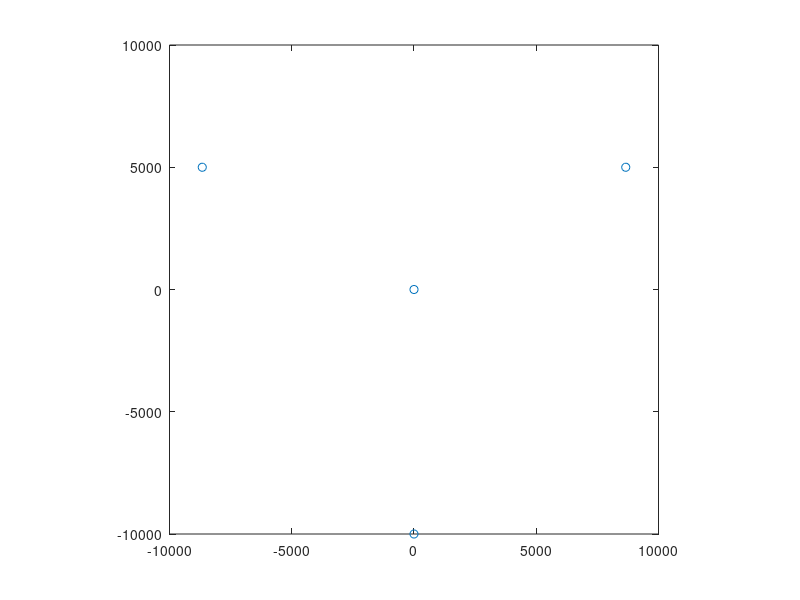

This chart was generated by the following MATLAB code: (Note: this script raises an error after producing the figure.)
%% формируем координаты постов
R = 10e3; %% расстояние между постами
posts = [];
hp = 15;
alphap = [30 150 270]*pi/180;
for i = 1:3
    posts(:,i) = [R * cos(alphap(i)); R * sin(alphap(i)); hp];
end
posts(:,4) = [0;0;hp];
% posts = posts + normrnd(0, 3, [3 4]);
% posts(:,3) = [];
config.posts = posts;
plot(config.posts(1,:),config.posts(2,:),'o')
daspect([1 1 1])
%%
h = [];
hdop = [];
pdop = [];
zdop = [];
h = 0:1:100;
for i = 1:length(h)
    DOP = get_dop_value(config, 1e3, 1e3, h(i), 'ToA');
    hdop(i) = DOP.HDOP;
    pdop(i) = DOP.PDOP;
    zdop(i) = DOP.ZDOP;
end
plot(h,hdop)
hold on
plot(h,pdop)
plot(h,zdop)
%%
xdop = [];
ydop = [];
zdop = [];
hdop = [];
% tdop = [];
mesh_points = [];
R = [];
X = -50e3:1e3:50e3;
Y = X;
h_geo = 10000;
k = 0;
for i = 1:length(X)
    for j = 1:length(Y)
        point = calculate_geo_heigth(config, X(i), Y(j), h_geo);
%         point = [X(i);Y(j);10000];
        if point(3) > 0
            k = k + 1;
            mesh_points(:,k) = point;
            R(k) = norm(point(1:2));
            dop = get_dop_value(config, mesh_points(1,k), mesh_points(2,k), mesh_points(3,k), 'ToA2D');
            xdop(j,i) = dop.XDOP;
            ydop(j,i) = dop.YDOP;
%             zdop(j,i) = dop.ZDOP;
            tdop(j,i) = dop.TDOP;
            hdop(j,i) = dop.HDOP;
        else
            xdop(j,i) = NaN;
            ydop(j,i) = NaN;
%             zdop(j,i) = NaN;
            tdop(j,i) = NaN;
            hdop(j,i) = NaN;
        end
    end
end
% plot3(mesh_points(1,:),mesh_points(2,:),mesh_points(3,:),'.')
figure
% contourf(Y/1000,X/1000,hdop,10:20:200,'ShowText','on')
% contourf(Y,X,DOP,[100 300 1000 2000 3000 5000],'ShowText','on')
contourf(X/1000,Y/1000,tdop,[1 2 5 10 20 30 40 50 60 100 150 200 300:100:1000 2000:1000:10000],'ShowText','on')
colormap(jet)
hold on
plot(posts(1,:)/1000,posts(2,:)/1000,'kv','MarkerSize',10,'linewidth',2)
% xlim([-0.5e5 0.5e5]/1000)
% ylim([-0.5e5 0.5e5]/1000)
xlabel('x, km')
ylabel('y, km')
% title('DOP')
set(gca,'FontSize',14)
%colorbar
daspect([1 1 1])
grid on
%%

X = [0*90e3; 90e3; 10000];
X = calculate_geo_heigth(config, X(1), X(2), 10000);
R = [];
for i = 1:4
    R(i,1) = norm(X - config.posts(:,i));
end

RD = [R(4) - R(1); R(4) - R(2); R(4) - R(3); R(3) - R(1); R(3) - R(2); R(2) - R(1)];

sigma_n = 10;
X3Dtoa = [];
X2Dtoa = [];
for i = 1:5000
    toa = R + normrnd(0,sigma_n,[4 1]);
%     rd = RD + normrnd(0,sqrt(2)*sigma_n,[6 1]);
    rd = [toa(4) - toa(1); toa(4) - toa(2); toa(4) - toa(3); toa(3) - toa(1); toa(3) - toa(2); toa(2) - toa(1)];

    [X3Dtoa(:,i), ~, ~, flag] = coord_solver3D(toa, config.posts, [X; R(1)]);
    [X2Dtoa(:,i), ~, ~, flag] = coord_solver2D(toa, config.posts, [X(1:2); R(1)],X(3));
    [X3Dtdoa(:,i)] = NavSolverRDinvh(rd, config.posts, X);
    [X3DtdoaD(:,i)] = NavSolverRDinvhDn(rd, config.posts, X, sigma_n);
end
dop3Dtoa = get_dop_value(config, X(1), X(2), X(3), 'ToA');
dop2Dtoa = get_dop_value(config, X(1), X(2), X(3), 'ToA2D');
dop3Dtdoa = get_dop_value(config, X(1), X(2), X(3), 'TDoA');
dop3DtdoaD = get_dop_value(config, X(1), X(2), X(3), 'TDoA3D_Dn');
dop2DtdoaD = get_dop_value(config, X(1), X(2), X(3), 'TDoA2D_Dn');
[std(X3Dtoa(1,:))/sigma_n dop3Dtoa.XDOP;
    std(X3Dtoa(2,:))/sigma_n dop3Dtoa.YDOP;
    std(X3Dtoa(3,:))/sigma_n dop3Dtoa.ZDOP;
    std(X3Dtoa(4,:))/sigma_n dop3Dtoa.TDOP;
    norm([std(X3Dtoa(1,:)) std(X3Dtoa(2,:))])/sigma_n dop3Dtoa.HDOP]
% [std(X2Dtoa(1,:))/sigma_n dop2Dtoa.XDOP;
%     std(X2Dtoa(2,:))/sigma_n dop2Dtoa.YDOP;
%     std(X2Dtoa(3,:))/sigma_n dop2Dtoa.TDOP]
% [std(X3Dtdoa(1,:))/(sigma_n*sqrt(2)) dop3Dtdoa.XDOP;
%     std(X3Dtdoa(2,:))/(sigma_n*sqrt(2)) dop3Dtdoa.YDOP;
%     std(X3Dtdoa(3,:))/(sigma_n*sqrt(2)) dop3Dtdoa.ZDOP;]
% [std(X3Dtdoa(1,:))/(sigma_n*sqrt(2)) std(X3DtdoaD(1,:))/(sigma_n*sqrt(2));
%     std(X3Dtdoa(2,:))/(sigma_n*sqrt(2)) std(X3DtdoaD(2,:))/(sigma_n*sqrt(2));
%     std(X3Dtdoa(3,:))/(sigma_n*sqrt(2)) std(X3DtdoaD(3,:))/(sigma_n*sqrt(2));]
[dop3DtdoaD.XDOP dop3Dtoa.XDOP;
    dop3DtdoaD.YDOP dop3Dtoa.YDOP;
    dop3DtdoaD.ZDOP dop3Dtoa.ZDOP;]
[dop2DtdoaD.XDOP dop2Dtoa.XDOP;
    dop2DtdoaD.YDOP dop2Dtoa.YDOP;]
%% 2D распределение ГФ
xdop = [];
ydop = [];
zdop = [];
hdop = [];
tdop = [];
pdop = [];
Z = [];
mesh_points = [];
R = [];
X = -50e3:1e3:50e3;
Y = X;
h_geo = 10000;
k = 0;
for i = 1:length(X)
    for j = 1:length(Y)
        point = calculate_geo_heigth(config, X(i), Y(j), h_geo);
%          point = [X(i);Y(j);10000];
        Z(j,i) = point(3);
        if point(3) > hp
            k = k + 1;
            mesh_points(:,k) = point;
            R(k) = norm(point);
            dop = get_dop_value(config, mesh_points(1,k), mesh_points(2,k), mesh_points(3,k), 'ToA2D');
            xdop(j,i) = dop.XDOP;%/R(k);
            ydop(j,i) = dop.YDOP;%/R(k);
%             zdop(j,i) = dop.ZDOP;
            tdop(j,i) = dop.TDOP;%/R(k);
            hdop(j,i) = dop.HDOP;%/R(k);
            pdop(j,i) = dop.PDOP;%/R(k);
        else
            xdop(j,i) = NaN;
            ydop(j,i) = NaN;
            zdop(j,i) = NaN;
            tdop(j,i) = NaN;
            hdop(j,i) = NaN;
            pdop(j,i) = NaN;
        end
    end
end
show_dop(X,Y,hdop,config)
%% 1D РАСПРЕДЕЛЕНИЕ ВДОЛЬ РАДИАЛЬНЫХ ЛИНИЙ 
alpha = (-90:30:90)*(pi)/180;
figure(1)
hold on
grid on
figure(2)
hold on
grid on

for j = 1:length(alpha)
    r = 0:1e3:200e3;
    X = r * cos(alpha(j));
    Y = r * sin(alpha(j));
    h_geo = 10000;
    R = [];
    zdop = [];
    tdop =[];
    hdop = [];
    pdop = [];
    mesh_points = [];
    k = 0;
    for i = 1:length(X)
        point = calculate_geo_heigth(config, X(i), Y(i), h_geo);
%             point = [X(i); Y(i); h_geo];
        if point(3) > hp
            k = k + 1;
            mesh_points(:,k) = point;
            R(k) = norm(point(1:2));
            dop = get_dop_value(config, point(1), point(2), point(3), 'ToA');
            zdop(k) = dop.ZDOP;%/R(k);
            tdop(k) = dop.TDOP;%/R(k);
            hdop(k) = dop.HDOP;%/R(k);
            pdop(k) = dop.PDOP;%/R(k);
        end
    end
    dops{j} = hdop;
    figure(1)
    plot(R,hdop)
    figure(2)
    plot3(mesh_points(1,:),mesh_points(2,:),mesh_points(3,:),'.-')
end
figure(1)
legend()
figure(2)
legend
plot3(config.posts(1,:),config.posts(2,:),config.posts(3,:),'v')
%% 1D распредеелние по радиусу
R = 50e3;
alpha = 0:0.01:2*pi;
X = R * cos(alpha);
Y = R * sin(alpha);
h_geo = 10e3;
zdop = [];
tdop =[];
hdop = [];
pdop = [];
k = 0;
for i = 1:length(X)
    point = calculate_geo_heigth(config, X(i), Y(i), h_geo);
    %     point = [X(i); Y(i); h_geo];
    if point(3) > hp
        k = k + 1;
        mesh_points(:,k) = point;
        R(k) = norm(point(1:2));
        dop = get_dop_value(config, point(1), point(2), point(3), 'ToA');
        zdop(k) = dop.ZDOP;%/R(k);
        tdop(k) = dop.TDOP;%/R(k);
        hdop(k) = dop.HDOP;%/R(k);
        pdop(k) = dop.PDOP;%/R(k);
    end
end
figure
plot(alpha*180/pi,hdop)
hold on
plot(alpha*180/pi,pdop)
plot(alpha*180/pi,zdop)
plot(alpha*180/pi,tdop)
plot([alphap(1) alphap(1)]*180/pi, [min([pdop zdop])-100 max([pdop zdop])+100],'g--')
plot([alphap(2) alphap(2)]*180/pi, [min([pdop zdop])-100 max([pdop zdop])+100],'g--')
plot([alphap(3) alphap(3)]*180/pi, [min([pdop zdop])-100 max([pdop zdop])+100],'g--')
legend('hdop','pdop','zdop','tdop')